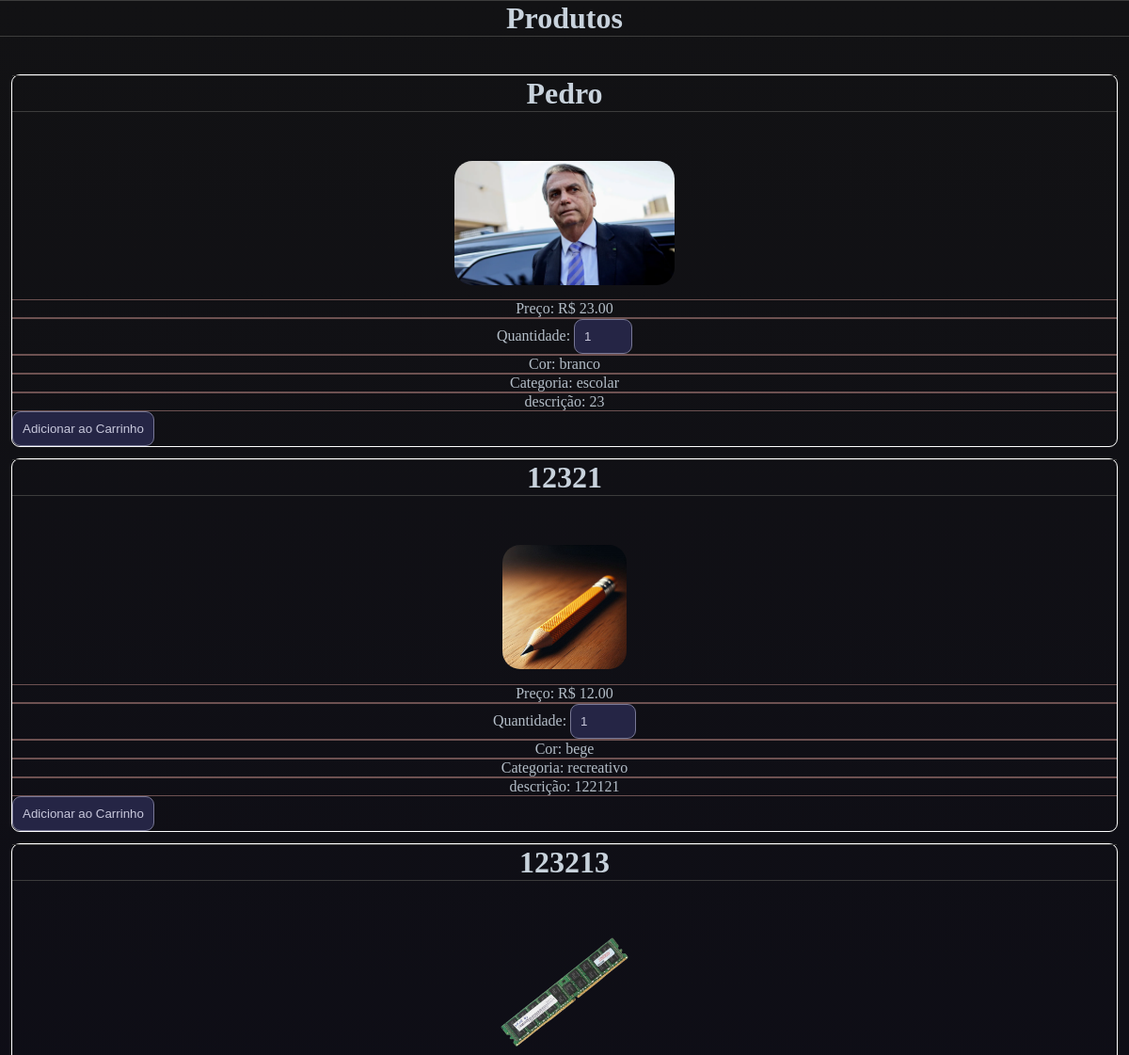
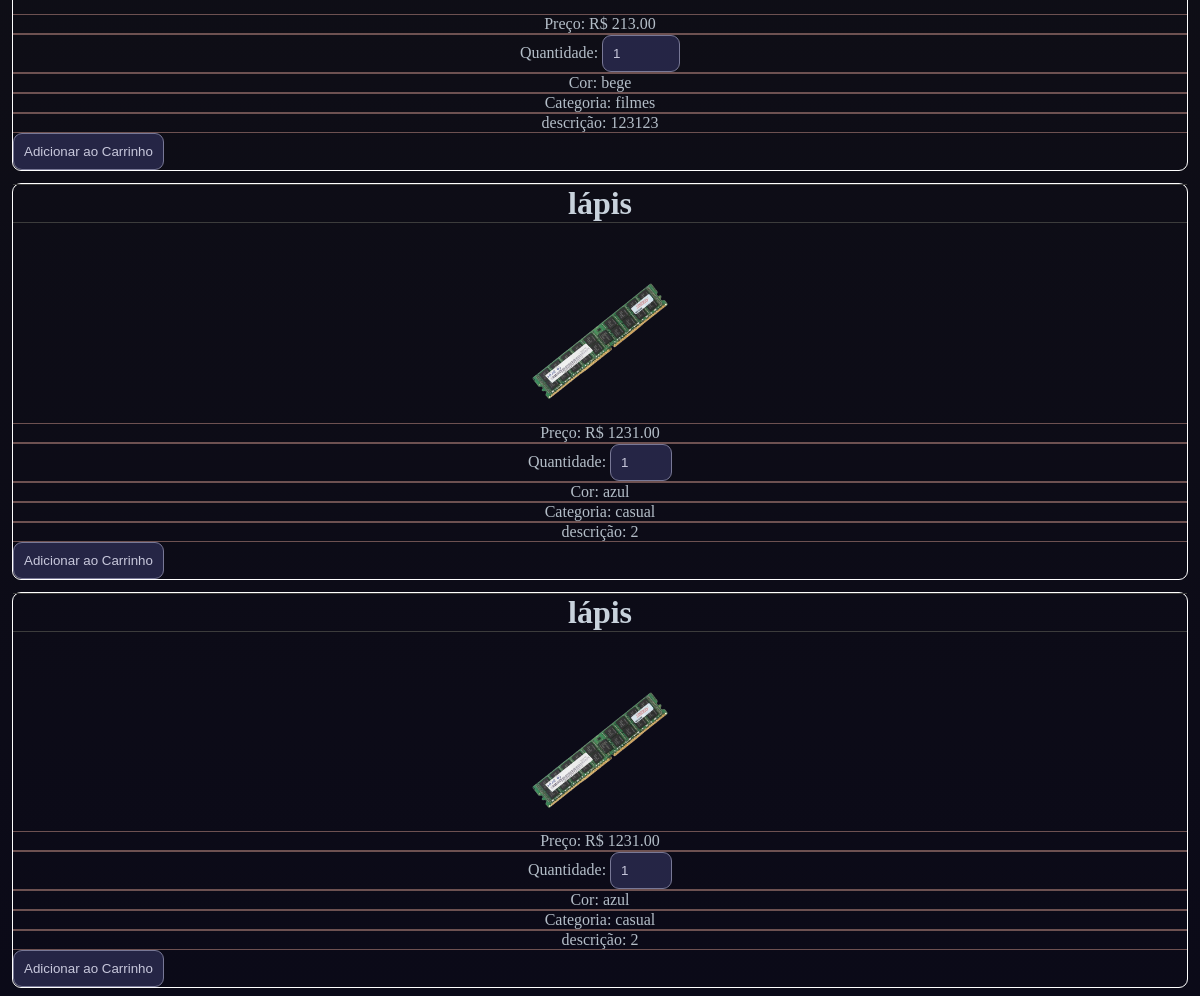
Page /1.php on the earlier database version (2 pictures, top to bottom).
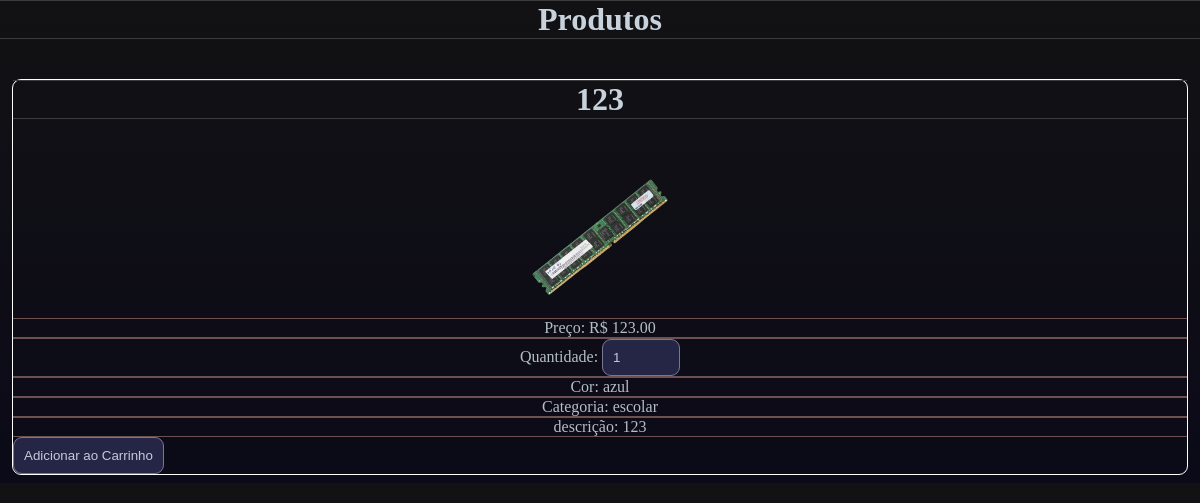
Same page on the later database version.
### tables this page shows
CREATE TABLE `produto` (
  `id_produto` int NOT NULL,
  `nome_produto` varchar(80) NOT NULL,
  `preco_produto` decimal(10,2) NOT NULL,
  `quantidade_produto` varchar(100) NOT NULL,
  `fk_id_cores` int DEFAULT NULL,
  `fk_id_categorias` int DEFAULT NULL,
  `imagem` varchar(225) NOT NULL,
  `descricao` text NOT NULL
);

CREATE TABLE `cores` (
  `id_cores` int NOT NULL,
  `opcoes_cores` varchar(50) NOT NULL
);

CREATE TABLE `categorias` (
  `id_categorias` int NOT NULL,
  `opcoes_categorias` varchar(80) NOT NULL
);

### 1.php (the view, shortened to what this page needs)
<?php
include_once('config.php');
$sql = "SELECT * FROM produto JOIN cores ON produto.fk_id_cores = cores.id_cores JOIN categorias ON produto.fk_id_categorias = categorias.id_categorias";
$result = $conexao->query($sql);
?>
<!DOCTYPE html>
<html lang="pt-br">
<head>
    <link rel="stylesheet" href="css/style.css">
</head>
<body>
    <h1>Produtos</h1>
        <?php while($row = $result->fetch_assoc()): ?>
            <div class="card">
                <form method="POST" action="carrinho.php">
                    <label for="nome_produto"><h1><?php echo $row['nome_produto']?></h1></label>
                    <div><center><img src="<?php echo $row["imagem"]; ?>" alt="erro" class="img1"></center></div>
                    <div class="card_texto"><label for="preco_produto">Preço: R$ <?php echo $row['preco_produto']?></label>
                    <input type="hidden" name="preco_produto" value="<?php echo $row['preco_produto']; ?>"readonly></div>
                    <div class="card_texto"><label for="quantidade">Quantidade:</label>
                    <input type="number" name="quantidade_produto" value="1" min="1" max="<?php echo $row['quantidade_produto'];?>"></div>
                    <div class="card_texto"><label for="fk_id_cores">Cor: <?php echo $row['opcoes_cores']?></label><input type="hidden" name="fk_id_cores" value="<?php echo $row['opcoes_cores']; ?>"readonly></div>
                    <div class="card_texto"><label for="fk_id_categorias">Categoria: <?php echo $row['opcoes_categorias']?><input type="hidden" name="fk_id_categorias" value="<?php echo $row['opcoes_categorias']; ?>"readonly></div>
                    <div class="card_texto"><label for="descricao">descrição: <?php echo $row['descricao']?><input type="hidden" name="descricao" value="<?php echo $row['descricao']; ?>"readonly></div>
                    <input type="submit" name="add_to_cart" value="Adicionar ao Carrinho">
                </form>
            </div>
        <?php endwhile; ?>
</body>
</html>

Differences in the rows shown:
removed produto: nome_produto "12321", imagem (picture), preco_produto "12.00", fk_id_cores.opcoes_cores "bege", fk_id_categorias.opcoes_categorias "recreativo", descricao "122121"
removed produto: nome_produto "123213", imagem (picture), preco_produto "213.00", fk_id_cores.opcoes_cores "bege", fk_id_categorias.opcoes_categorias "filmes", descricao "123123"
removed produto: nome_produto "lápis", imagem (picture), preco_produto "1231.00", fk_id_cores.opcoes_cores "azul", fk_id_categorias.opcoes_categorias "casual", descricao "2"
removed produto: nome_produto "lápis", imagem (picture), preco_produto "1231.00", fk_id_cores.opcoes_cores "azul", fk_id_categorias.opcoes_categorias "casual", descricao "2"
changed produto "escolar": nome_produto "Pedro" → "123"; imagem: a different picture; preco_produto "23.00" → "123.00"; fk_id_cores.opcoes_cores "branco" → "azul"; descricao "23" → "123"
